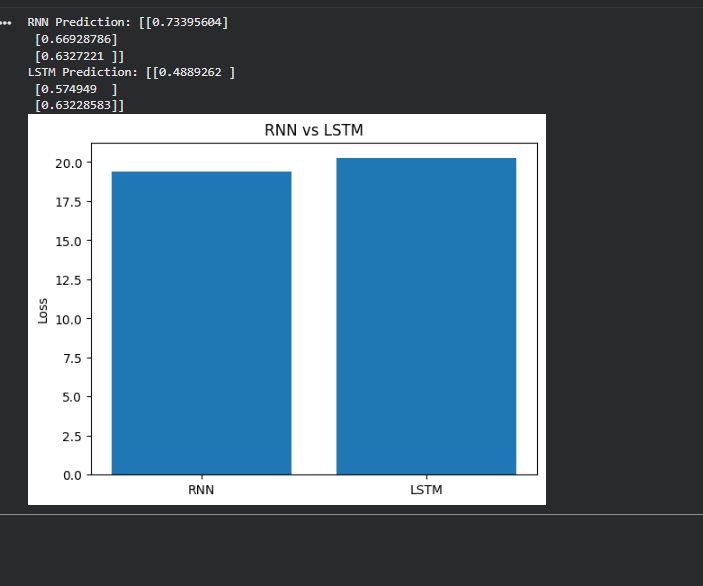

Reproduce this figure in Python.
import numpy as np
import tensorflow as tf
import matplotlib.pyplot as plt
X = np.array([[[1], [2], [3]],
              [[2], [3], [4]],
              [[3], [4], [5]]])
Y = np.array([4, 5, 6])
rnn = tf.keras.Sequential([
    tf.keras.layers.SimpleRNN(5, input_shape=(3, 1)),
    tf.keras.layers.Dense(1)
])
lstm = tf.keras.Sequential([
    tf.keras.layers.LSTM(5, input_shape=(3, 1)),
    tf.keras.layers.Dense(1)
])
for model in [rnn, lstm]:
    model.compile(optimizer='adam', loss='mse')
    model.fit(X, Y, epochs=20, verbose=0)
print("RNN Prediction:", rnn.predict(X, verbose=0))
print("LSTM Prediction:", lstm.predict(X, verbose=0))
plt.bar(["RNN", "LSTM"],
        [rnn.evaluate(X, Y, verbose=0),
         lstm.evaluate(X, Y, verbose=0)])
plt.title("RNN vs LSTM")
plt.ylabel("Loss")
plt.show()
